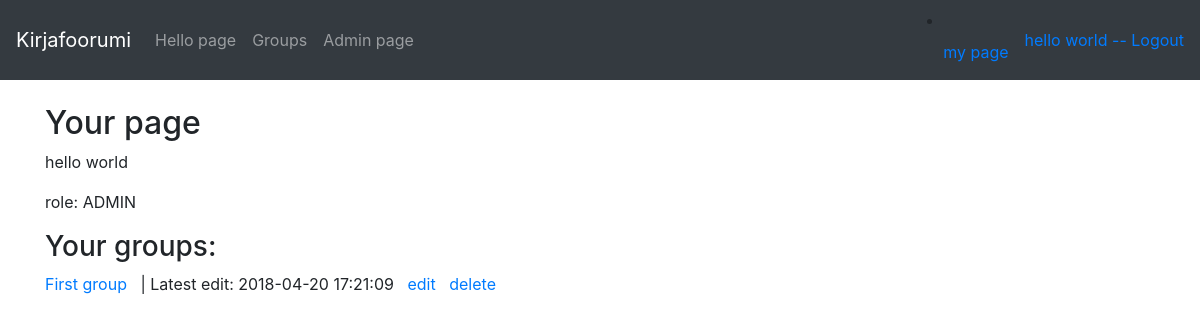
The app's page /mypage (signed in), older data.
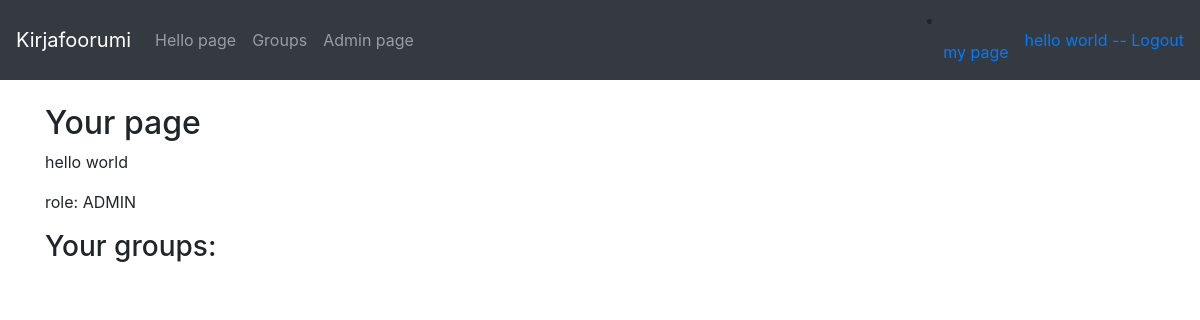
The same page, newer data.
### application/messages/models.py (models this page shows, shortened)
class Groups(Base):
    heading = db.Column(db.String(20), nullable=False)
    account_id = db.Column(db.Integer, db.ForeignKey('account.id'), nullable = False)
    book_id = db.Column(db.Integer, db.ForeignKey('book.id'))
    messages = db.relationship("Message", backref='Groups', lazy=True)

### application/management/views.py (the view)
@app.route("/mypage")
@login_required()
def my_page():
    role = current_user.get_role().role
    return render_template("management/myPage.html", role = role)

### application/__init__.py (called while the page is built, shortened)
def login_required(role="ANY"):
    def wrapper(fn):
        @wraps(fn)
        def decorated_view(*args, **kwargs):
            if not current_user.is_authenticated:
                return login_manager.unauthorized()
            unauthorized = False
            if unauthorized:
                return login_manager.unauthorized()
            return fn(*args, **kwargs)
        return decorated_view
    return wrapper

@login_manager.user_loader
def load_user(user_id):
    return User.query.get(user_id)

### application/auth/models.py (called while the page is built)
    def get_role(self):
        return Role.query.get(self.role_id)

### application/templates/management/myPage.html
{% extends "layout.html" %}
{% block body %}
<h2>Your page</h2>
<p>{{ current_user.name }}</p>
<p>role: {{ role }}</p>
<h3>Your groups: </h3>
<tr>
    <td>
        {% for group in current_user.groups %}
        <p>
            <a href="{{ url_for('group_messages', group_id= group.id) }}"> {{ group.heading }} </a>
            &nbsp; | Latest edit: {{ group.date_modified }} &nbsp;
            {% if current_user.id == group.account_id %}
            <a href="{{ url_for('modify_group_form', group_id=group.id) }}">edit</a> &nbsp;
            {% endif %}
            {% if current_user.is_authenticated %}
            {% if current_user.id == group.account_id or current_user.get_role().role == "ADMIN" %}
            <a href="{{ url_for('delete_group', group_id=group.id) }}">delete</a>
            {% endif %}
            {% endif %}
        </p>
        {% endfor %}
    </td>
</tr>
{% endblock %}

Row changes from the older to the newer data that the page shows:
removed Groups: heading "First group", date_modified "2018-04-20 17:21:09"
